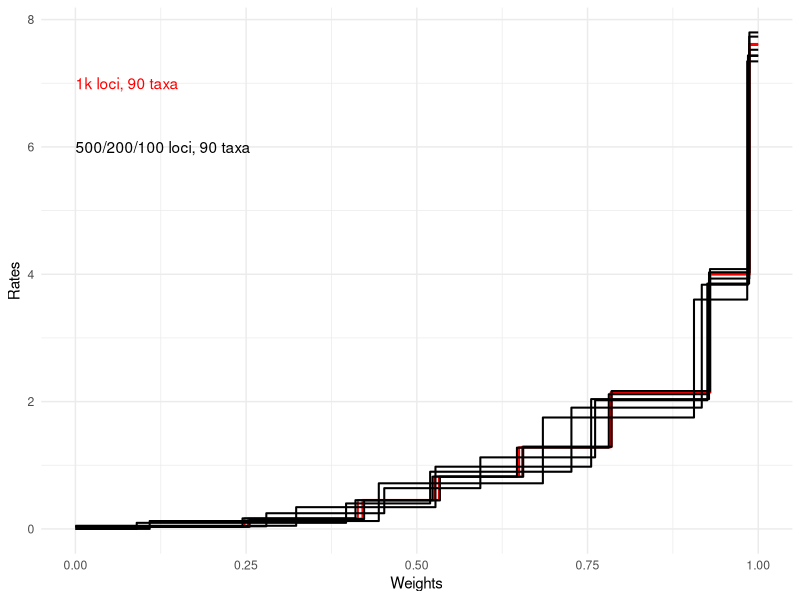
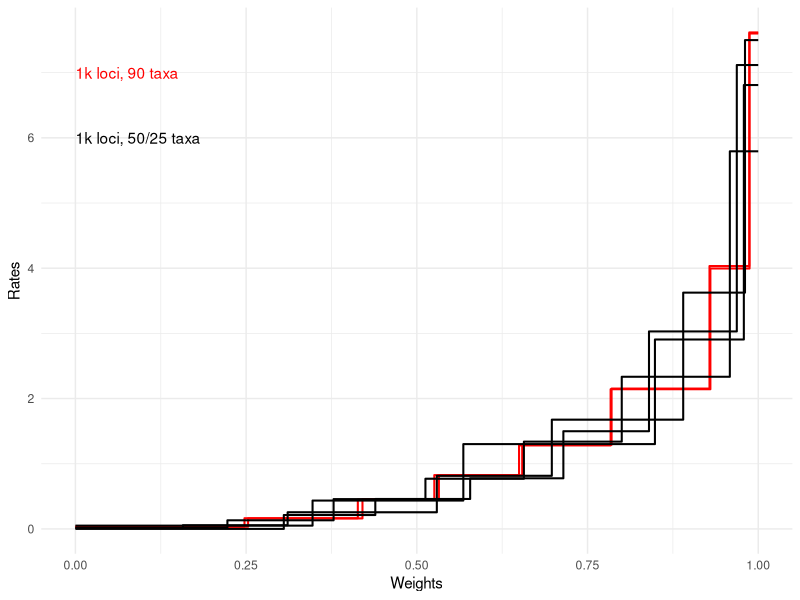
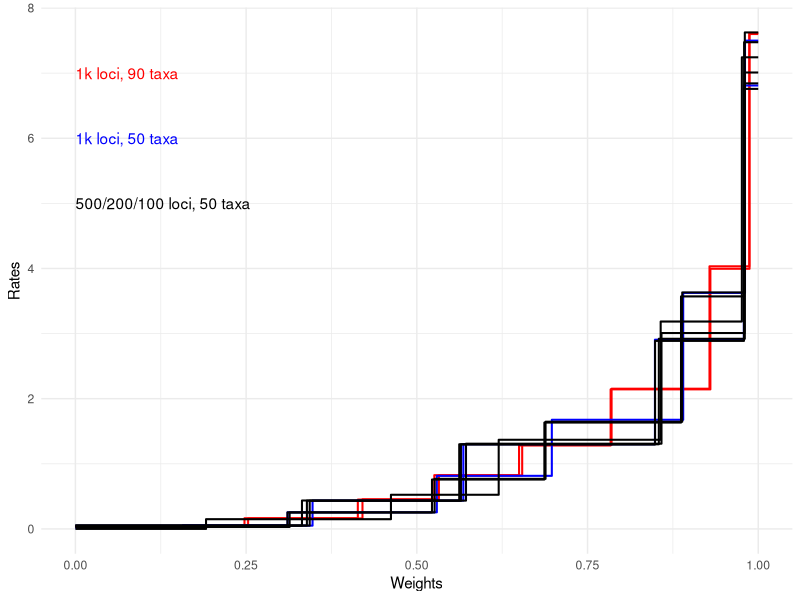
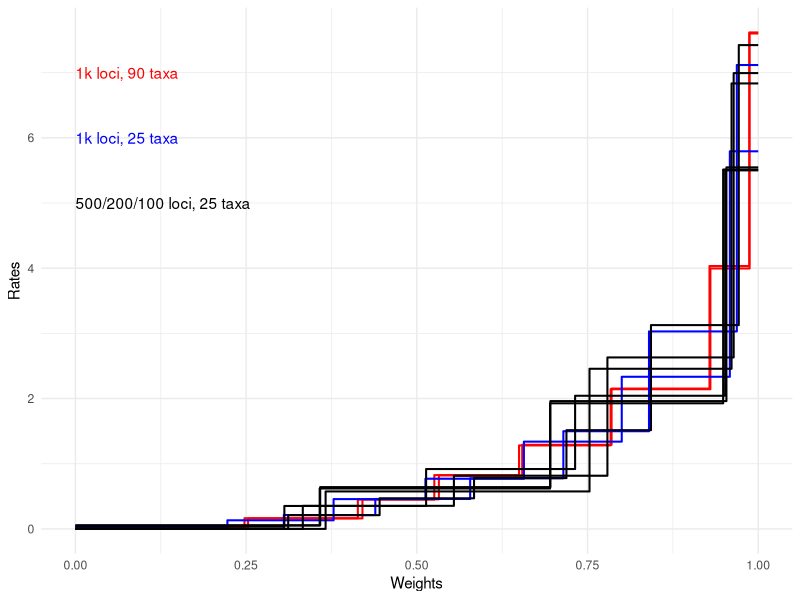
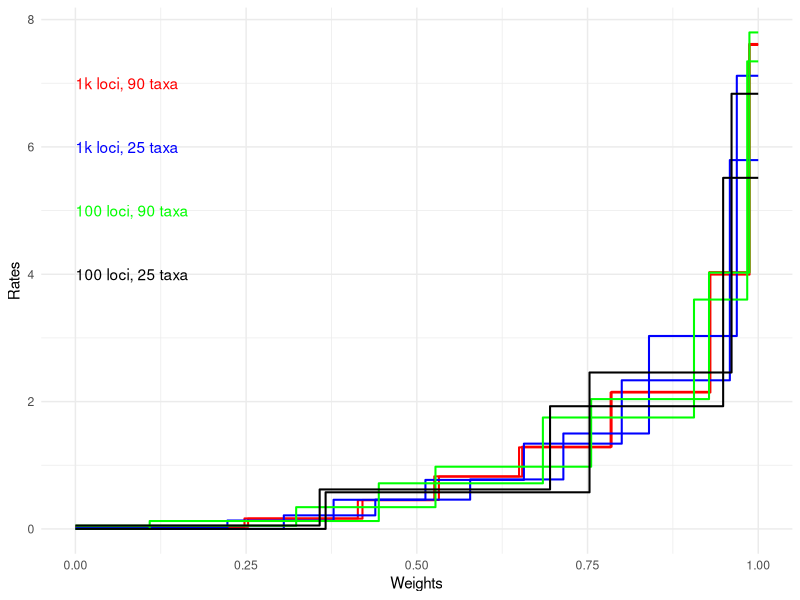

Source code (R) for these figures, in order:
## ---- chunk 1
knitr::opts_chunk$set(echo = TRUE)
## ---- chunk 2
library(tidyverse)
## ---- chunk 3
compute_cdf <- function(data) {

  # Pair up weights and values into a list of tuples
  pairs <- matrix(data, ncol = 2, byrow = TRUE)
  
  # Compute the cumulative sum of weights
  weights <- numeric(length = nrow(pairs))
  rates <- numeric(length = nrow(pairs))
  
  weights[1] <- pairs[1, 1]
  rates[1] <- pairs[1, 2]
  
  for (i in 2:nrow(pairs)) {
    weights[i] <- weights[i-1] + pairs[i, 1]
    rates[i] <- pairs[i, 2]
  }
  
  weights[length(weights)] <- round(weights[length(weights)])
  result <- data.frame(weights,rates)
  result <- rbind(data.frame(weights = 0, rates = min(result$rates)), result)
  
  return(result)
}

## ---- chunk 4
l10t90_1 <- c(0.2476,0.03401,0.166,0.1642,0.112,0.4501,0.1241,0.8255,0.1341,1.281,0.1461,2.143,0.05735,3.995,0.01282,7.601)
l10t90_2 <- c(0.2529,0.03379,0.1675,0.1613,0.1119,0.4548,0.122,0.8216,0.1309,1.291,0.1434,2.153,0.05825,4.033,0.01322,7.617)
l5t90_1 <- c(0.2447,0.03478,0.1654,0.1657,0.1128,0.4513,0.1237,0.8197,0.1345,1.276,0.1468,2.115,0.059,3.932,0.01298,7.526)
l5t90_2 <- c(0.2551,0.03314,0.1677,0.1549,0.111,0.4474,0.122,0.819,0.1294,1.29,0.1441,2.165,0.05749,4.081,0.01326,7.732)
l2t90_1 <- c(0.2796,0.04126,0.1727,0.246,0.1407,0.6401,0.1681,1.124,0.1643,2.021,0.06118,3.853,0.01335,7.43)
l2t90_2 <- c(0.08979,0,0.3066,0.09546,0.1231,0.4005,0.2069,0.898,0.1909,1.905,0.06766,3.836, 0.01511,7.436)
l1t90_1 <- c(0.3233,0.04917,0.204,0.3415,0.228,0.9771,0.1726,2.039,0.05916,4.025,0.01305,7.798)
l1t90_2 <- c(0.1088,0,0.3355,0.1239,0.2403,0.7161,0.2213,1.75,0.07795,3.602,0.01613,7.344)

l10t90_1 <- compute_cdf(l10t90_1)
l10t90_2 <- compute_cdf(l10t90_2)
l5t90_1 <- compute_cdf(l5t90_1)
l5t90_2 <- compute_cdf(l5t90_2)
l2t90_1 <- compute_cdf(l2t90_1)
l2t90_2 <- compute_cdf(l2t90_2)
l1t90_1 <- compute_cdf(l1t90_1)
l1t90_2 <- compute_cdf(l1t90_2)

## ---- chunk 5
ggplot(l10t90_1, aes(x = weights, y = rates)) +
  geom_step(data = l10t90_1, direction = "vh",linewidth = 0.7, color = 'red') +
  geom_step(data = l10t90_2, direction = "vh",linewidth = 0.7, color = 'red') +
  geom_step(data = l5t90_1, direction = "vh",linewidth = 0.7, color = 'black') +
  geom_step(data = l5t90_2, direction = "vh",linewidth = 0.7, color = 'black') +
  geom_step(data = l2t90_1, direction = "vh",linewidth = 0.7, color = 'black') +
  geom_step(data = l2t90_2, direction = "vh",linewidth = 0.7, color = 'black') +
  geom_step(data = l1t90_1, direction = "vh",linewidth = 0.7, color = 'black') +
  geom_step(data = l1t90_2, direction = "vh",linewidth = 0.7, color = 'black') +
  coord_cartesian(xlim = c(0, 1)) +
  labs(x = "Weights", y = "Rates") +
  theme_minimal()+
  annotate("text", x = 0, y = 7, label = "1k loci, 90 taxa", color = "red", hjust = 0) +
  annotate("text", x = 0, y = 6, label = "500/200/100 loci, 90 taxa", color = "black", hjust = 0)
## ---- chunk 6
l10t50_1 <- c(0.3473,0.05019,0.2208,0.4353,0.2806,1.301,0.1302,2.906,0.02099,6.81)
l10t50_2 <- c(0.1574,0.01266,0.1534,0.05629,0.2185,0.2553,0.1684,0.8149,0.1924,1.676,0.09049,3.625,0.01948,7.499)
l10t25_1 <- c(0.2226,0.01891,0.1555,0.1318,0.1345,0.4577,0.1442,0.7699,0.1433,1.339,0.1583,2.334,0.04168,5.793)
l10t25_2 <- c(0.3052,0,0.134,0.2131,0.1389,0.4595,0.1365,0.7769,0.1254,1.499,0.1286,3.03,0.03145,7.117)

l10t50_1 <- compute_cdf(l10t50_1)
l10t50_2 <- compute_cdf(l10t50_2)
l10t25_1 <- compute_cdf(l10t25_1)
l10t25_2 <- compute_cdf(l10t25_2)
## ---- chunk 7
ggplot(l10t90_1, aes(x = weights, y = rates)) +
  geom_step(data = l10t90_1, direction = "vh",linewidth = 0.7, color = 'red') +
  geom_step(data = l10t90_2, direction = "vh",linewidth = 0.7, color = 'red') +
  geom_step(data = l10t50_1, direction = "vh",linewidth = 0.7, color = 'black') +
  geom_step(data = l10t50_2, direction = "vh",linewidth = 0.7, color = 'black') +
  geom_step(data = l10t25_1, direction = "vh",linewidth = 0.7, color = 'black') +
  geom_step(data = l10t25_2, direction = "vh",linewidth = 0.7, color = 'black') +
  coord_cartesian(xlim = c(0, 1)) +
  labs(x = "Weights", y = "Rates") +
  theme_minimal()+
  annotate("text", x = 0, y = 7, label = "1k loci, 90 taxa", color = "red", hjust = 0) +
  annotate("text", x = 0, y = 6, label = "1k loci, 50/25 taxa", color = "black", hjust = 0)
## ---- chunk 8
l5t50_1 <- c(0.3431,0.05034,0.2215,0.4322,0.2843,1.298,0.1302,2.888,0.021,6.758)
l5t50_2 <- c(0.3137,0.03011,0.2123,0.2519,0.1625,0.7692,0.2002,1.646,0.09163,3.632, 0.01963,7.625)
l2t50_1 <- c(0.3318,0.05145,0.2303,0.4359,0.2923,1.3,0.1259,2.92,0.0197,6.843)
l2t50_2 <- c(0.3105,0.03168,0.2117,0.2545,0.1646,0.7584,0.2001,1.633,0.0924,3.571,0.0207,7.475)
l1t50_1 <- c(0.339,0.05273,0.233,0.4346,0.2863,1.309,0.1217,3.008,0.01993,7.01)
l1t50_2 <- c(0.1913,0,0.2708,0.1492,0.1578,0.5247,0.2372,1.369,0.1189,3.185,0.02394,7.243)

l5t50_1 <- compute_cdf(l5t50_1)
l5t50_2 <- compute_cdf(l5t50_2)
l2t50_1 <- compute_cdf(l2t50_1)
l2t50_2 <- compute_cdf(l2t50_2)
l1t50_1 <- compute_cdf(l1t50_1)
l1t50_2 <- compute_cdf(l1t50_2)
## ---- chunk 9
ggplot(l10t90_1, aes(x = weights, y = rates)) +
  geom_step(data = l10t90_1, direction = "vh",linewidth = 0.7, color = 'red') +
  geom_step(data = l10t90_2, direction = "vh",linewidth = 0.7, color = 'red') +
  geom_step(data = l10t50_1, direction = "vh",linewidth = 0.7, color = 'blue') +
  geom_step(data = l10t50_2, direction = "vh",linewidth = 0.7, color = 'blue') +
  geom_step(data = l5t50_1, direction = "vh",linewidth = 0.7, color = 'black') +
  geom_step(data = l5t50_2, direction = "vh",linewidth = 0.7, color = 'black') +
  geom_step(data = l2t50_1, direction = "vh",linewidth = 0.7, color = 'black') +
  geom_step(data = l2t50_2, direction = "vh",linewidth = 0.7, color = 'black') +
  geom_step(data = l1t50_1, direction = "vh",linewidth = 0.7, color = 'black') +
  geom_step(data = l1t50_2, direction = "vh",linewidth = 0.7, color = 'black') +
  coord_cartesian(xlim = c(0, 1)) +
  labs(x = "Weights", y = "Rates") +
  theme_minimal()+
  annotate("text", x = 0, y = 7, label = "1k loci, 90 taxa", color = "red", hjust = 0) +
  annotate("text", x = 0, y = 6, label = "1k loci, 50 taxa", color = "blue", hjust = 0) +
  annotate("text", x = 0, y = 5, label = "500/200/100 loci, 50 taxa", color = "black", hjust = 0)
## ---- chunk 10
l5t25_1 <- c(0.306,0.03486,0.2076,0.3524,0.2182,0.9186,0.2197,2.043,0.0485,5.501)
l5t25_2 <- c(0.3116,0,0.1339,0.2108,0.1383,0.4696,0.1353,0.7793,0.1238,1.515,0.1286,3.127,0.02851,7.423)
l2t25_1 <- c(0.3585,0.05449,0.3371,0.6417,0.2578,1.961,0.04661,5.547)
l2t25_2 <- c(0.333,0,0.2213,0.3542,0.2248,0.8158,0.1849,2.631,0.036,6.993)
l1t25_1 <- c(0.3577,0.05317,0.3374,0.62,0.2535,1.927,0.0514,5.514)
l1t25_2 <- c(0.3664,0,0.3865,0.5749,0.208,2.457,0.03901,6.835)

l5t25_1 <- compute_cdf(l5t25_1)
l5t25_2 <- compute_cdf(l5t25_2)
l2t25_1 <- compute_cdf(l2t25_1)
l2t25_2 <- compute_cdf(l2t25_2)
l1t25_1 <- compute_cdf(l1t25_1)
l1t25_2 <- compute_cdf(l1t25_2)
## ---- chunk 11
ggplot(l10t90_1, aes(x = weights, y = rates)) +
  geom_step(data = l10t90_1, direction = "vh",linewidth = 0.7, color = 'red') +
  geom_step(data = l10t90_2, direction = "vh",linewidth = 0.7, color = 'red') +
  geom_step(data = l10t25_1, direction = "vh",linewidth = 0.7, color = 'blue') +
  geom_step(data = l10t25_2, direction = "vh",linewidth = 0.7, color = 'blue') +
  geom_step(data = l5t25_1, direction = "vh",linewidth = 0.7, color = 'black') +
  geom_step(data = l5t25_2, direction = "vh",linewidth = 0.7, color = 'black') +
  geom_step(data = l2t25_1, direction = "vh",linewidth = 0.7, color = 'black') +
  geom_step(data = l2t25_2, direction = "vh",linewidth = 0.7, color = 'black') +
  geom_step(data = l1t25_1, direction = "vh",linewidth = 0.7, color = 'black') +
  geom_step(data = l1t25_2, direction = "vh",linewidth = 0.7, color = 'black') +
  coord_cartesian(xlim = c(0, 1)) +
  labs(x = "Weights", y = "Rates") +
  theme_minimal()+
  annotate("text", x = 0, y = 7, label = "1k loci, 90 taxa", color = "red", hjust = 0) +
  annotate("text", x = 0, y = 6, label = "1k loci, 25 taxa", color = "blue", hjust = 0) +
  annotate("text", x = 0, y = 5, label = "500/200/100 loci, 25 taxa", color = "black", hjust = 0)
## ---- chunk 12
ggplot(l10t90_1, aes(x = weights, y = rates)) +
  geom_step(data = l10t90_1, direction = "vh",linewidth = 0.7, color = 'red') +
  geom_step(data = l10t90_2, direction = "vh",linewidth = 0.7, color = 'red') +
  geom_step(data = l10t25_1, direction = "vh",linewidth = 0.7, color = 'blue') +
  geom_step(data = l10t25_2, direction = "vh",linewidth = 0.7, color = 'blue') +
  geom_step(data = l1t90_1, direction = "vh",linewidth = 0.7, color = 'green') +
  geom_step(data = l1t90_2, direction = "vh",linewidth = 0.7, color = 'green') +
  geom_step(data = l1t25_1, direction = "vh",linewidth = 0.7, color = 'black') +
  geom_step(data = l1t25_2, direction = "vh",linewidth = 0.7, color = 'black') +
  coord_cartesian(xlim = c(0, 1)) +
  labs(x = "Weights", y = "Rates") +
  theme_minimal()+
  annotate("text", x = 0, y = 7, label = "1k loci, 90 taxa", color = "red", hjust = 0) +
  annotate("text", x = 0, y = 6, label = "1k loci, 25 taxa", color = "blue", hjust = 0) +
  annotate("text", x = 0, y = 5, label = "100 loci, 90 taxa", color = "green", hjust = 0) +
  annotate("text", x = 0, y = 4, label = "100 loci, 25 taxa", color = "black", hjust = 0)
